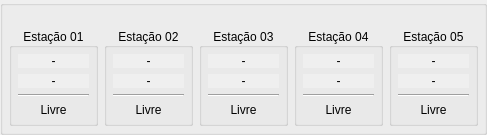
     <widget class="QGroupBox" name="infoFila">
      <property name="sizePolicy">
       <sizepolicy hsizetype="Preferred" vsizetype="Preferred">
        <horstretch>0</horstretch>
        <verstretch>0</verstretch>
       </sizepolicy>
      </property>
      <property name="autoFillBackground">
       <bool>false</bool>
      </property>
      <property name="title">
       <string/>
      </property>
      <property name="alignment">
       <set>Qt::AlignCenter</set>
      </property>
      <property name="flat">
       <bool>true</bool>
      </property>
      <layout class="QHBoxLayout" name="horizontalLayout_3">
       <property name="sizeConstraint">
        <enum>QLayout::SetMinimumSize</enum>
       </property>
       <property name="leftMargin">
        <number>6</number>
       </property>
       <property name="topMargin">
        <number>22</number>
       </property>
       <property name="rightMargin">
        <number>6</number>
       </property>
       <property name="bottomMargin">
        <number>6</number>
       </property>
       <item>
        <widget class="QGroupBox" name="e1">
         <property name="sizePolicy">
          <sizepolicy hsizetype="Preferred" vsizetype="Preferred">
           <horstretch>0</horstretch>
           <verstretch>0</verstretch>
          </sizepolicy>
         </property>
         <property name="maximumSize">
          <size>
           <width>16777215</width>
           <height>16777215</height>
          </size>
         </property>
         <property name="autoFillBackground">
          <bool>false</bool>
         </property>
         <property name="title">
          <string>Estação 01</string>
         </property>
         <property name="alignment">
          <set>Qt::AlignCenter</set>
         </property>
         <property name="flat">
          <bool>false</bool>
         </property>
         <property name="checkable">
          <bool>false</bool>
         </property>
         <layout class="QVBoxLayout" name="verticalLayout_27">
          <property name="spacing">
           <number>6</number>
          </property>
          <property name="sizeConstraint">
           <enum>QLayout::SetMinimumSize</enum>
          </property>
          <property name="leftMargin">
           <number>6</number>
          </property>
          <property name="topMargin">
           <number>6</number>
          </property>
          <property name="rightMargin">
           <number>6</number>
          </property>
          <property name="bottomMargin">
           <number>6</number>
          </property>
          <item>
           <widget class="QLabel" name="gCode0E1">
            <property name="sizePolicy">
             <sizepolicy hsizetype="Preferred" vsizetype="Preferred">
              <horstretch>0</horstretch>
              <verstretch>0</verstretch>
             </sizepolicy>
            </property>
            <property name="maximumSize">
             <size>
              <width>16777215</width>
              <height>16777215</height>
             </size>
            </property>
            <property name="autoFillBackground">
             <bool>true</bool>
            </property>
            <property name="frameShape">
             <enum>QFrame::NoFrame</enum>
            </property>
            <property name="lineWidth">
             <number>1</number>
            </property>
            <property name="text">
             <string>-</string>
            </property>
            <property name="textFormat">
             <enum>Qt::PlainText</enum>
            </property>
            <property name="scaledContents">
             <bool>false</bool>
            </property>
            <property name="alignment">
             <set>Qt::AlignCenter</set>
            </property>
            <property name="wordWrap">
             <bool>true</bool>
            </property>
            <property name="margin">
             <number>0</number>
            </property>
            <property name="indent">
             <number>0</number>
            </property>
           </widget>
          </item>
          <item>
           <widget class="QLabel" name="gCode1E1">
            <property name="sizePolicy">
             <sizepolicy hsizetype="Preferred" vsizetype="Preferred">
              <horstretch>0</horstretch>
              <verstretch>0</verstretch>
             </sizepolicy>
            </property>
            <property name="maximumSize">
             <size>
              <width>16777215</width>
              <height>16777215</height>
             </size>
            </property>
            <property name="autoFillBackground">
             <bool>true</bool>
            </property>
            <property name="frameShape">
             <enum>QFrame::NoFrame</enum>
            </property>
            <property name="lineWidth">
             <number>1</number>
            </property>
            <property name="text">
             <string>-</string>
            </property>
            <property name="textFormat">
             <enum>Qt::PlainText</enum>
            </property>
            <property name="scaledContents">
             <bool>false</bool>
            </property>
            <property name="alignment">
             <set>Qt::AlignCenter</set>
            </property>
            <property name="wordWrap">
             <bool>true</bool>
            </property>
            <property name="margin">
             <number>0</number>
            </property>
            <property name="indent">
             <number>0</number>
            </property>
           </widget>
          </item>
          <item>
           <widget class="Line" name="line">
            <property name="orientation">
             <enum>Qt::Horizontal</enum>
            </property>
           </widget>
          </item>
          <item>
           <widget class="QLabel" name="statusE1">
            <property name="frameShape">
             <enum>QFrame::NoFrame</enum>
            </property>
            <property name="text">
             <string>Livre</string>
            </property>
            <property name="alignment">
             <set>Qt::AlignCenter</set>
            </property>
           </widget>
          </item>
         </layout>
        </widget>
       </item>
       <item>
        <widget class="QGroupBox" name="e2">
         <property name="sizePolicy">
          <sizepolicy hsizetype="Preferred" vsizetype="Preferred">
           <horstretch>0</horstretch>
           <verstretch>0</verstretch>
          </sizepolicy>
         </property>
         <property name="maximumSize">
          <size>
           <width>16777215</width>
           <height>16777215</height>
          </size>
         </property>
         <property name="autoFillBackground">
          <bool>false</bool>
         </property>
         <property name="title">
          <string>Estação 02</string>
         </property>
         <property name="alignment">
          <set>Qt::AlignCenter</set>
         </property>
         <property name="flat">
          <bool>false</bool>
         </property>
         <layout class="QVBoxLayout" name="verticalLayout_28">
          <property name="spacing">
           <number>6</number>
          </property>
          <property name="sizeConstraint">
           <enum>QLayout::SetMinimumSize</enum>
          </property>
          <property name="leftMargin">
           <number>6</number>
          </property>
          <property name="topMargin">
           <number>6</number>
          </property>
          <property name="rightMargin">
           <number>6</number>
          </property>
          <property name="bottomMargin">
           <number>6</number>
          </property>
          <item>
           <widget class="QLabel" name="gCode0E2">
            <property name="sizePolicy">
             <sizepolicy hsizetype="Preferred" vsizetype="Preferred">
              <horstretch>0</horstretch>
              <verstretch>0</verstretch>
             </sizepolicy>
            </property>
            <property name="maximumSize">
             <size>
              <width>16777215</width>
              <height>16777215</height>
             </size>
            </property>
            <property name="autoFillBackground">
             <bool>true</bool>
            </property>
            <property name="frameShape">
             <enum>QFrame::NoFrame</enum>
            </property>
            <property name="lineWidth">
             <number>1</number>
            </property>
            <property name="text">
             <string>-</string>
            </property>
            <property name="textFormat">
             <enum>Qt::PlainText</enum>
            </property>
            <property name="scaledContents">
             <bool>false</bool>
            </property>
            <property name="alignment">
             <set>Qt::AlignCenter</set>
            </property>
            <property name="wordWrap">
             <bool>true</bool>
            </property>
            <property name="margin">
             <number>0</number>
            </property>
            <property name="indent">
             <number>0</number>
            </property>
           </widget>
          </item>
          <item>
           <widget class="QLabel" name="gCode1E2">
            <property name="sizePolicy">
             <sizepolicy hsizetype="Preferred" vsizetype="Preferred">
              <horstretch>0</horstretch>
              <verstretch>0</verstretch>
             </sizepolicy>
            </property>
            <property name="maximumSize">
             <size>
              <width>16777215</width>
              <height>16777215</height>
             </size>
            </property>
            <property name="autoFillBackground">
             <bool>true</bool>
            </property>
            <property name="frameShape">
             <enum>QFrame::NoFrame</enum>
            </property>
            <property name="lineWidth">
             <number>1</number>
            </property>
            <property name="text">
             <string>-</string>
            </property>
            <property name="textFormat">
             <enum>Qt::PlainText</enum>
            </property>
            <property name="scaledContents">
             <bool>false</bool>
            </property>
            <property name="alignment">
             <set>Qt::AlignCenter</set>
            </property>
            <property name="wordWrap">
             <bool>true</bool>
            </property>
            <property name="margin">
             <number>0</number>
            </property>
            <property name="indent">
             <number>0</number>
            </property>
           </widget>
          </item>
          <item>
           <widget class="Line" name="line_2">
            <property name="orientation">
             <enum>Qt::Horizontal</enum>
            </property>
           </widget>
          </item>
          <item>
           <widget class="QLabel" name="statusE2">
            <property name="frameShape">
             <enum>QFrame::NoFrame</enum>
            </property>
            <property name="text">
             <string>Livre</string>
            </property>
            <property name="alignment">
             <set>Qt::AlignCenter</set>
            </property>
            <property name="margin">
             <number>0</number>
            </property>
            <property name="indent">
             <number>-1</number>
            </property>
           </widget>
          </item>
         </layout>
        </widget>
       </item>
       <item>
        <widget class="QGroupBox" name="e3">
         <property name="sizePolicy">
          <sizepolicy hsizetype="Preferred" vsizetype="Preferred">
           <horstretch>0</horstretch>
           <verstretch>0</verstretch>
          </sizepolicy>
         </property>
         <property name="maximumSize">
          <size>
           <width>16777215</width>
           <height>16777215</height>
          </size>
         </property>
         <property name="autoFillBackground">
          <bool>false</bool>
         </property>
         <property name="title">
          <string>Estação 03</string>
         </property>
         <property name="alignment">
          <set>Qt::AlignCenter</set>
         </property>
         <property name="flat">
          <bool>false</bool>
         </property>
         <layout class="QVBoxLayout" name="verticalLayout_29">
          <property name="spacing">
           <number>6</number>
          </property>
          <property name="sizeConstraint">
           <enum>QLayout::SetMinimumSize</enum>
          </property>
          <property name="leftMargin">
           <number>6</number>
          </property>
          <property name="topMargin">
           <number>6</number>
          </property>
          <property name="rightMargin">
           <number>6</number>
          </property>
          <property name="bottomMargin">
           <number>6</number>
          </property>
          <item>
           <widget class="QLabel" name="gCode0E3">
            <property name="sizePolicy">
             <sizepolicy hsizetype="Preferred" vsizetype="Preferred">
              <horstretch>0</horstretch>
              <verstretch>0</verstretch>
             </sizepolicy>
            </property>
            <property name="maximumSize">
             <size>
              <width>16777215</width>
              <height>16777215</height>
             </size>
            </property>
            <property name="autoFillBackground">
             <bool>true</bool>
            </property>
            <property name="frameShape">
             <enum>QFrame::NoFrame</enum>
            </property>
            <property name="frameShadow">
             <enum>QFrame::Plain</enum>
            </property>
            <property name="lineWidth">
             <number>1</number>
            </property>
            <property name="text">
             <string>-</string>
            </property>
            <property name="textFormat">
             <enum>Qt::PlainText</enum>
            </property>
            <property name="scaledContents">
             <bool>false</bool>
            </property>
            <property name="alignment">
             <set>Qt::AlignCenter</set>
            </property>
            <property name="wordWrap">
             <bool>true</bool>
            </property>
            <property name="margin">
             <number>0</number>
            </property>
            <property name="indent">
             <number>0</number>
            </property>
           </widget>
          </item>
          <item>
           <widget class="QLabel" name="gCode1E3">
            <property name="sizePolicy">
             <sizepolicy hsizetype="Preferred" vsizetype="Preferred">
              <horstretch>0</horstretch>
              <verstretch>0</verstretch>
             </sizepolicy>
            </property>
            <property name="maximumSize">
             <size>
              <width>16777215</width>
              <height>16777215</height>
             </size>
            </property>
            <property name="autoFillBackground">
             <bool>true</bool>
            </property>
            <property name="frameShape">
             <enum>QFrame::NoFrame</enum>
            </property>
            <property name="lineWidth">
             <number>1</number>
            </property>
            <property name="text">
             <string>-</string>
            </property>
            <property name="textFormat">
             <enum>Qt::PlainText</enum>
            </property>
            <property name="scaledContents">
             <bool>false</bool>
            </property>
            <property name="alignment">
             <set>Qt::AlignCenter</set>
            </property>
            <property name="wordWrap">
             <bool>true</bool>
            </property>
            <property name="margin">
             <number>0</number>
            </property>
            <property name="indent">
             <number>0</number>
            </property>
           </widget>
          </item>
          <item>
           <widget class="Line" name="line_3">
            <property name="orientation">
             <enum>Qt::Horizontal</enum>
            </property>
           </widget>
          </item>
          <item>
           <widget class="QLabel" name="statusE3">
            <property name="frameShape">
             <enum>QFrame::NoFrame</enum>
            </property>
            <property name="text">
             <string>Livre</string>
            </property>
            <property name="alignment">
             <set>Qt::AlignCenter</set>
            </property>
            <property name="margin">
             <number>0</number>
            </property>
            <property name="indent">
             <number>-1</number>
            </property>
           </widget>
          </item>
         </layout>
        </widget>
       </item>
       <item>
        <widget class="QGroupBox" name="e4">
         <property name="sizePolicy">
          <sizepolicy hsizetype="Preferred" vsizetype="Preferred">
           <horstretch>0</horstretch>
           <verstretch>0</verstretch>
          </sizepolicy>
         </property>
         <property name="maximumSize">
          <size>
           <width>16777215</width>
           <height>16777215</height>
          </size>
         </property>
         <property name="autoFillBackground">
          <bool>false</bool>
         </property>
         <property name="title">
          <string>Estação 04</string>
         </property>
         <property name="alignment">
          <set>Qt::AlignCenter</set>
         </property>
         <property name="flat">
          <bool>false</bool>
         </property>
         <layout class="QVBoxLayout" name="verticalLayout_30">
          <property name="spacing">
           <number>6</number>
          </property>
          <property name="sizeConstraint">
           <enum>QLayout::SetMinimumSize</enum>
          </property>
          <property name="leftMargin">
           <number>6</number>
          </property>
          <property name="topMargin">
           <number>6</number>
          </property>
          <property name="rightMargin">
           <number>6</number>
          </property>
          <property name="bottomMargin">
           <number>6</number>
          </property>
          <item>
           <widget class="QLabel" name="gCode0E4">
            <property name="sizePolicy">
             <sizepolicy hsizetype="Preferred" vsizetype="Preferred">
              <horstretch>0</horstretch>
              <verstretch>0</verstretch>
             </sizepolicy>
            </property>
            <property name="maximumSize">
             <size>
              <width>16777215</width>
              <height>16777215</height>
             </size>
            </property>
            <property name="autoFillBackground">
             <bool>true</bool>
            </property>
            <property name="frameShape">
             <enum>QFrame::NoFrame</enum>
            </property>
            <property name="lineWidth">
             <number>1</number>
            </property>
            <property name="text">
             <string>-</string>
            </property>
            <property name="textFormat">
             <enum>Qt::PlainText</enum>
            </property>
            <property name="scaledContents">
             <bool>false</bool>
            </property>
            <property name="alignment">
             <set>Qt::AlignCenter</set>
            </property>
            <property name="wordWrap">
             <bool>true</bool>
            </property>
            <property name="margin">
             <number>0</number>
            </property>
            <property name="indent">
             <number>0</number>
            </property>
           </widget>
          </item>
          <item>
           <widget class="QLabel" name="gCode1E4">
            <property name="sizePolicy">
             <sizepolicy hsizetype="Preferred" vsizetype="Preferred">
              <horstretch>0</horstretch>
              <verstretch>0</verstretch>
             </sizepolicy>
            </property>
            <property name="maximumSize">
             <size>
              <width>16777215</width>
              <height>16777215</height>
             </size>
            </property>
            <property name="autoFillBackground">
             <bool>true</bool>
            </property>
            <property name="frameShape">
             <enum>QFrame::NoFrame</enum>
            </property>
            <property name="lineWidth">
             <number>1</number>
            </property>
            <property name="text">
             <string>-</string>
            </property>
            <property name="textFormat">
             <enum>Qt::PlainText</enum>
            </property>
            <property name="scaledContents">
             <bool>false</bool>
            </property>
            <property name="alignment">
             <set>Qt::AlignCenter</set>
            </property>
            <property name="wordWrap">
             <bool>true</bool>
            </property>
            <property name="margin">
             <number>0</number>
            </property>
            <property name="indent">
             <number>0</number>
            </property>
           </widget>
          </item>
          <item>
           <widget class="Line" name="line_4">
            <property name="orientation">
             <enum>Qt::Horizontal</enum>
            </property>
           </widget>
          </item>
          <item>
           <widget class="QLabel" name="statusE4">
            <property name="frameShape">
             <enum>QFrame::NoFrame</enum>
            </property>
            <property name="text">
             <string>Livre</string>
            </property>
            <property name="alignment">
             <set>Qt::AlignCenter</set>
            </property>
            <property name="margin">
             <number>0</number>
            </property>
            <property name="indent">
             <number>-1</number>
            </property>
           </widget>
          </item>
         </layout>
        </widget>
       </item>
       <item>
        <widget class="QGroupBox" name="e5">
         <property name="sizePolicy">
          <sizepolicy hsizetype="Preferred" vsizetype="Preferred">
           <horstretch>0</horstretch>
           <verstretch>0</verstretch>
          </sizepolicy>
         </property>
         <property name="maximumSize">
          <size>
           <width>16777215</width>
           <height>16777215</height>
          </size>
         </property>
         <property name="autoFillBackground">
          <bool>false</bool>
         </property>
         <property name="title">
          <string>Estação 05</string>
         </property>
         <property name="alignment">
          <set>Qt::AlignCenter</set>
         </property>
         <property name="flat">
          <bool>false</bool>
         </property>
         <layout class="QVBoxLayout" name="verticalLayout_31">
          <property name="spacing">
           <number>6</number>
          </property>
          <property name="sizeConstraint">
           <enum>QLayout::SetMinimumSize</enum>
          </property>
          <property name="leftMargin">
           <number>6</number>
          </property>
          <property name="topMargin">
           <number>6</number>
          </property>
          <property name="rightMargin">
           <number>6</number>
          </property>
          <property name="bottomMargin">
           <number>6</number>
          </property>
          <item>
           <widget class="QLabel" name="gCode0E5">
            <property name="sizePolicy">
             <sizepolicy hsizetype="Preferred" vsizetype="Preferred">
              <horstretch>0</horstretch>
              <verstretch>0</verstretch>
             </sizepolicy>
            </property>
            <property name="maximumSize">
             <size>
              <width>16777215</width>
              <height>16777215</height>
             </size>
            </property>
            <property name="autoFillBackground">
             <bool>true</bool>
            </property>
            <property name="frameShape">
             <enum>QFrame::NoFrame</enum>
            </property>
            <property name="lineWidth">
             <number>1</number>
            </property>
            <property name="text">
             <string>-</string>
            </property>
            <property name="textFormat">
             <enum>Qt::PlainText</enum>
            </property>
            <property name="scaledContents">
             <bool>false</bool>
            </property>
            <property name="alignment">
             <set>Qt::AlignCenter</set>
            </property>
            <property name="wordWrap">
             <bool>true</bool>
            </property>
            <property name="margin">
             <number>0</number>
            </property>
            <property name="indent">
             <number>0</number>
            </property>
           </widget>
          </item>
          <item>
           <widget class="QLabel" name="gCode1E5">
            <property name="sizePolicy">
             <sizepolicy hsizetype="Preferred" vsizetype="Preferred">
              <horstretch>0</horstretch>
              <verstretch>0</verstretch>
             </sizepolicy>
            </property>
            <property name="maximumSize">
             <size>
              <width>16777215</width>
              <height>16777215</height>
             </size>
            </property>
            <property name="autoFillBackground">
             <bool>true</bool>
            </property>
            <property name="frameShape">
             <enum>QFrame::NoFrame</enum>
            </property>
            <property name="lineWidth">
             <number>1</number>
            </property>
            <property name="text">
             <string>-</string>
            </property>
            <property name="textFormat">
             <enum>Qt::PlainText</enum>
            </property>
            <property name="scaledContents">
             <bool>false</bool>
            </property>
            <property name="alignment">
             <set>Qt::AlignCenter</set>
            </property>
            <property name="wordWrap">
             <bool>true</bool>
            </property>
            <property name="margin">
             <number>0</number>
            </property>
            <property name="indent">
             <number>0</number>
            </property>
           </widget>
          </item>
          <item>
           <widget class="Line" name="line_5">
            <property name="orientation">
             <enum>Qt::Horizontal</enum>
            </property>
           </widget>
          </item>
          <item>
           <widget class="QLabel" name="statusE5">
            <property name="frameShape">
             <enum>QFrame::NoFrame</enum>
            </property>
            <property name="text">
             <string>Livre</string>
            </property>
            <property name="alignment">
             <set>Qt::AlignCenter</set>
            </property>
            <property name="margin">
             <number>0</number>
            </property>
            <property name="indent">
             <number>-1</number>
            </property>
           </widget>
          </item>
         </layout>
        </widget>
       </item>
      </layout>
     </widget>
